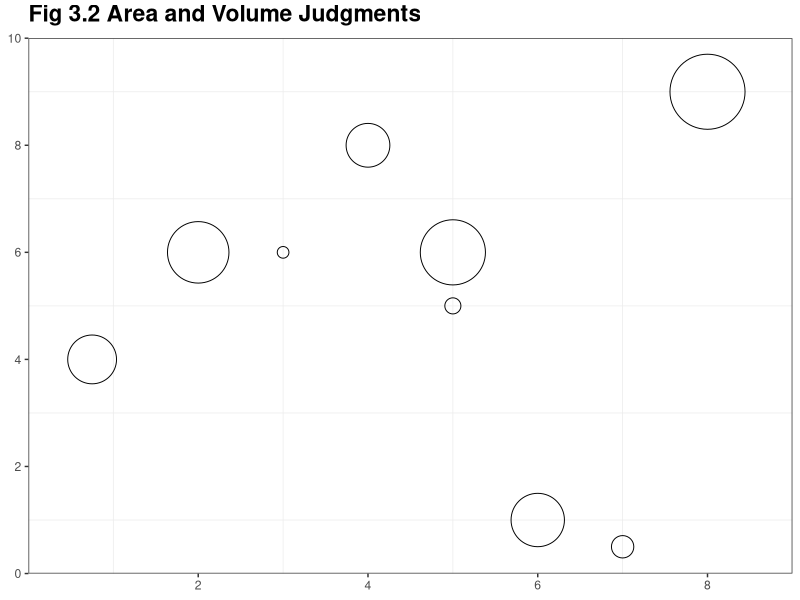
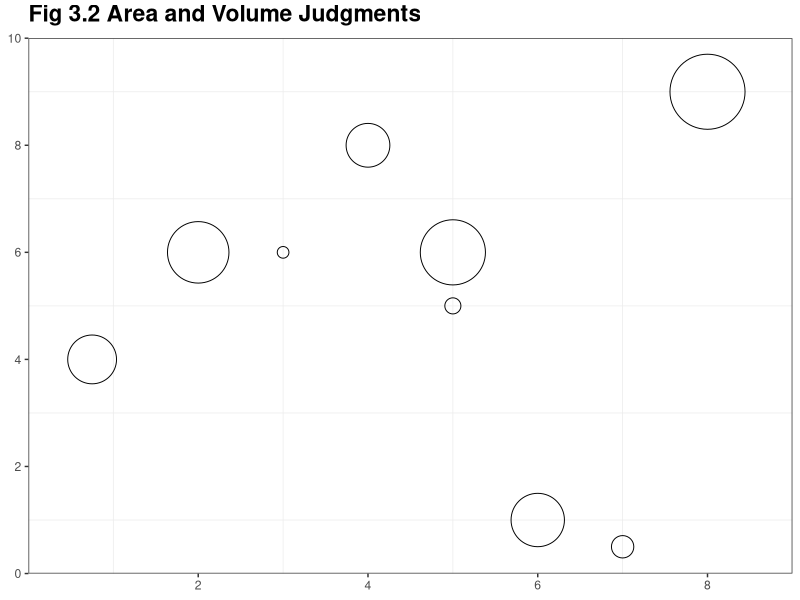

Write the R code that produced these figures, in order.
library(ggplot2)

this_base <- "fig03-02_area-and-volume-judgments" 

my_data <- data.frame(
  val1 = c(0.75, 2, 3, 4, 5, 5, 6, 7, 8),
  val2 = c(4, 6, 6, 8, 6, 5, 1, 0.5, 9),
  area = c(5, 8, 0.25, 4, 9, 0.5, 6, 1, 12))

p <- ggplot(my_data, aes(x = val1, y = val2, size = area)) +
  geom_point(shape = 21, show_guide = FALSE) + 
  # map z to area and make larger circles
  scale_size_area(max_size = 25) +
  scale_x_continuous(breaks = seq(2, 8, 2), limit = c(0, 9), 
                     expand = c(0, 0)) +
  scale_y_continuous(breaks = seq(0, 10, 2), limit = c(0, 10), 
                     expand = c(0, 0)) +
  ggtitle("Fig 3.2 Area and Volume Judgments") +
  theme_bw() +
  theme(panel.grid.major = element_blank(),
        plot.title = element_text(size = rel(1.5), face = "bold", vjust = 1.5),
        axis.title = element_blank())

p

ggsave(paste0(this_base, ".png"), 
       p, width = 6, height = 5)

## note: my_data is estimated
